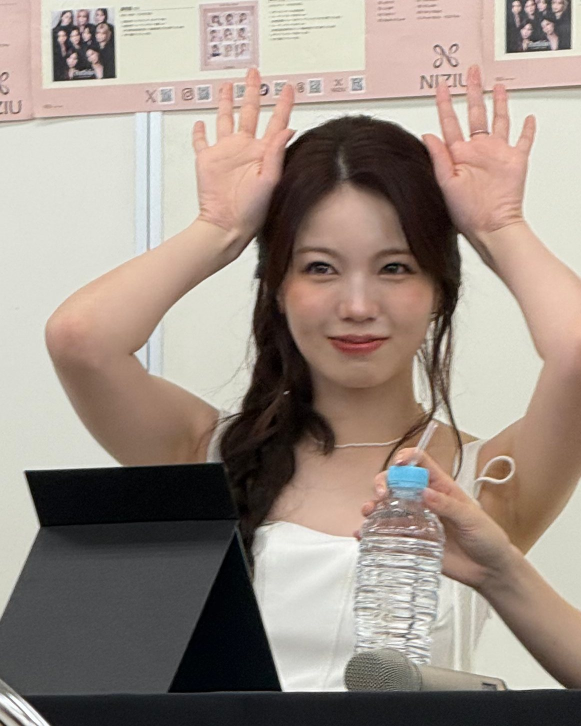
#> input picture photos/ayaka-01.jpg, 1162 x 1452 px (shown at 1/2 size); its folder holds 6 pictures in this run; the run also reads 1 picture not shown here
$ python make_images.py
#> lines starting #> are read from the running program, lines starting #| are printed output that depends on the picture
#!/usr/bin/env python3
"""為相簿照片產生 WebP 版本與分享用的 og.jpg。

用法（在 repo 根目錄執行）：
    python3 scripts/make_images.py            # 處理 photos/ 裡所有 ayaka-*.jpg
    python3 scripts/make_images.py --out DIR  # 把結果輸出到別的資料夾（測試用）

每張 photos/xxx.jpg 會產生：
    photos/xxx-480.webp   寬 480px（手機）
    photos/xxx-800.webp   寬 800px（平板／桌機格子）
    photos/xxx-full.webp  原始尺寸（放大檢視）
另外從 photos/ayaka-07.jpg 裁出 photos/og.jpg（1200×630，分享預覽圖）。

需要 Pillow：pip install Pillow
換照片之後請重新執行一次，網頁才找得到對應的 WebP 檔。
"""
import argparse
import pathlib
import sys

try:
    from PIL import Image, ImageOps
except ImportError:  # pragma: no cover
    sys.exit("需要 Pillow 套件：pip install Pillow")

ROOT = pathlib.Path(__file__).resolve().parent.parent
PHOTOS = ROOT / "photos"
SIZES = (480, 800)
WEBP_QUALITY = 82
OG_SOURCE = "ayaka-07.jpg"
OG_SIZE = (1200, 630)
OG_FOCUS_Y = 0.30   # 裁切時以高度 30% 處（臉的位置）為中心


def show(path: pathlib.Path) -> str:
    """顯示用的相對路徑（輸出到 repo 以外時就印完整路徑）。"""
    try:
        return str(path.relative_to(ROOT))
    except ValueError:
        return str(path)


def make_webp(src: pathlib.Path, out_dir: pathlib.Path) -> None:
    with Image.open(src) as im:
#> im is the input picture: PIL image 1162x1452 RGB; mean R, G, B 155.5, 142.2, 132.7
        im = ImageOps.exif_transpose(im).convert("RGB")
        stem = src.stem
        for width in SIZES:
            target = out_dir / f"{stem}-{width}.webp"
            w = min(width, im.width)                      # 不放大
            h = round(im.height * w / im.width)
            resized = im.resize((w, h), Image.LANCZOS)
            resized.save(target, "WEBP", quality=WEBP_QUALITY, method=6)
            print(f"  {show(target)}  {w}x{h}")
#> this loop made 2 passes
#> pass 1, in make_webp, `resized = im.resize((w, h), Image.LANCZOS)`:
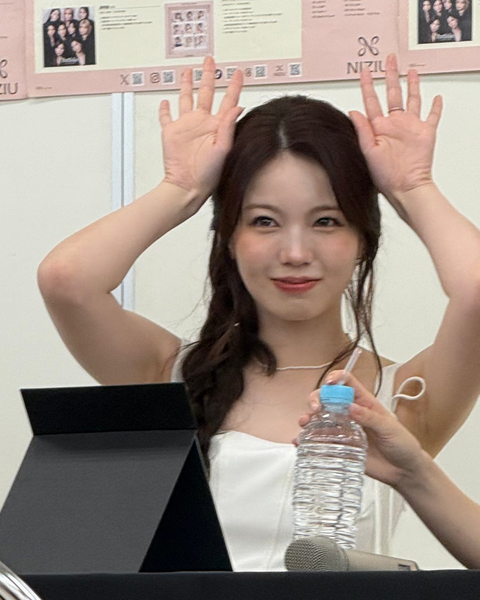
#> resized: PIL image 480x600 RGB; mean R, G, B 155.5, 142.2, 132.7
        full = out_dir / f"{stem}-full.webp"
        im.save(full, "WEBP", quality=WEBP_QUALITY, method=6)
        print(f"  {show(full)}  {im.width}x{im.height}")
#|   photos/ayaka-01-full.webp  1162x1452
#> pass 2 of the loop in main, `for src in sources:`:
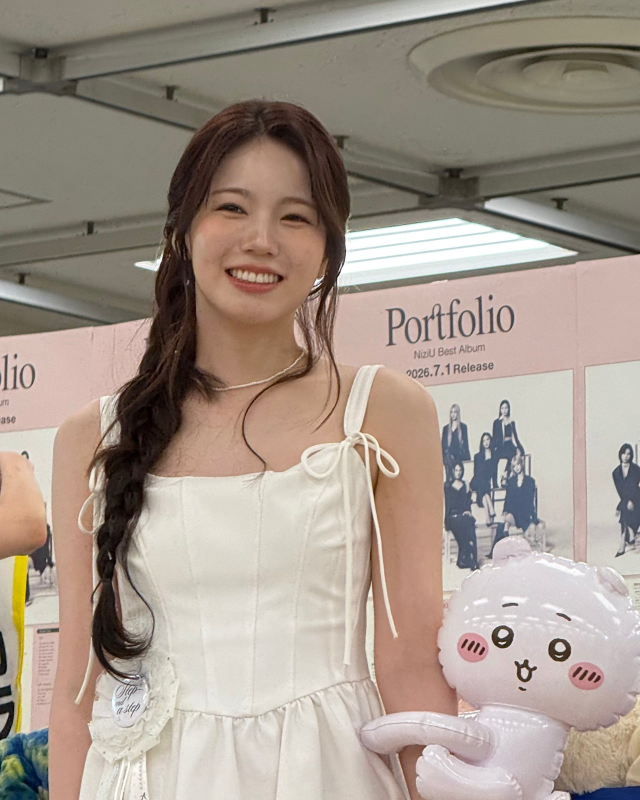
#> input picture photos/ayaka-07.jpg, 1280 x 1600 px (shown at 1/2 size)
#> in make_webp, im is the input picture: PIL image 1280x1600 RGB; mean R, G, B 163.9, 150.6, 139.5
#> the loop in make_webp (call 2), `for width in SIZES:` made 2 passes
#> pass 1, in make_webp (call 2), `resized = im.resize((w, h), Image.LANCZOS)`:
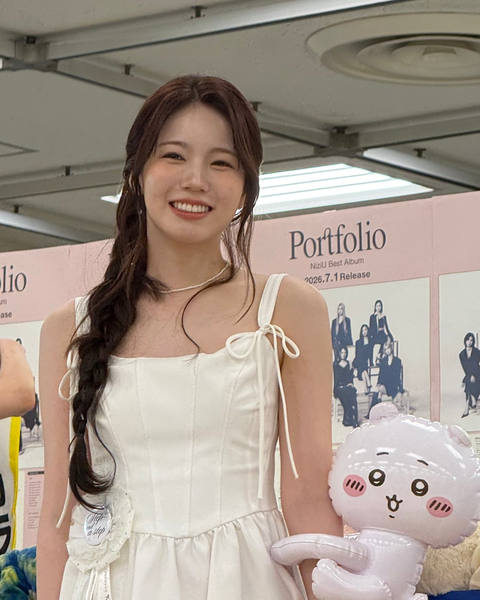
#> resized: PIL image 480x600 RGB; mean R, G, B 163.9, 150.6, 139.5
#|   photos/ayaka-07-full.webp  1280x1600


def make_og(src: pathlib.Path, out_dir: pathlib.Path) -> None:
    with Image.open(src) as im:
        im = ImageOps.exif_transpose(im).convert("RGB")
        target_w, target_h = OG_SIZE
        scale = target_w / im.width
#> scale = 0.938
        crop_h = round(target_h / scale)
#> crop_h = 672
        center = round(im.height * OG_FOCUS_Y)
#> center = 480
        top = max(0, min(im.height - crop_h, center - crop_h // 2))
#> top = 144
        box = (0, top, im.width, top + crop_h)
#> box = (0, 144, 1280, 816)
        og = im.crop(box).resize(OG_SIZE, Image.LANCZOS)
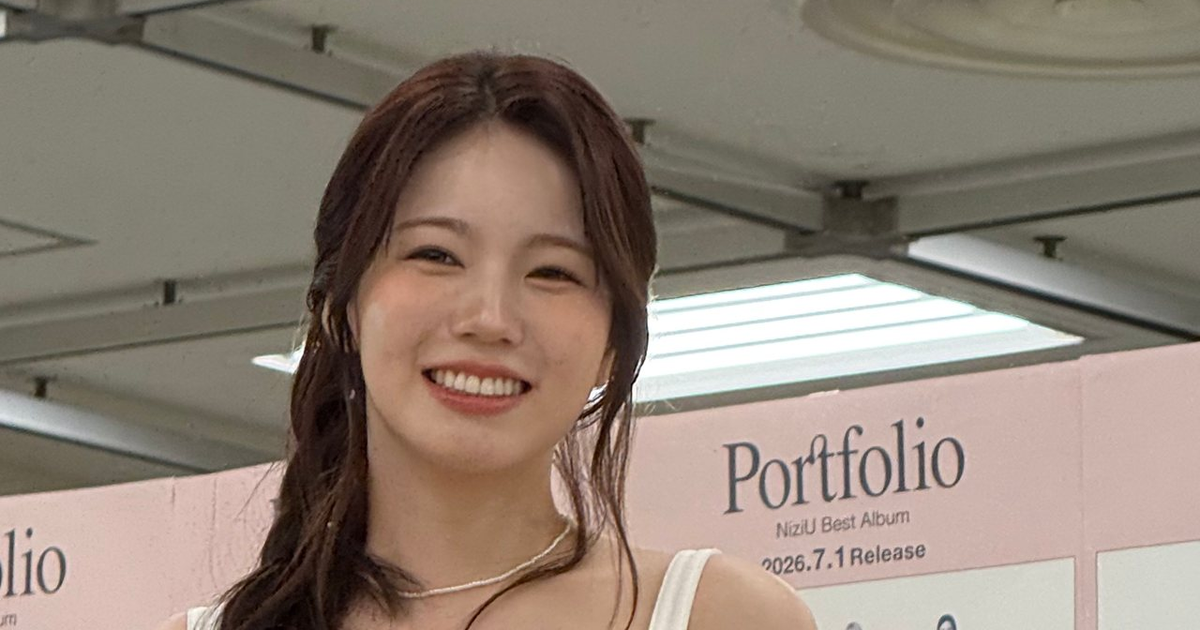
#> og: PIL image 1200x630 RGB; mean R, G, B 143.5, 129.6, 117.8
        out = out_dir / "og.jpg"
        og.save(out, "JPEG", quality=86, optimize=True, progressive=True)
        print(f"  {show(out)}  {target_w}x{target_h} (裁自 {src.name} y={top}..{top + crop_h})")
#|   photos/og.jpg  1200x630 (裁自 ayaka-07.jpg y=144..816)


def main() -> None:
    parser = argparse.ArgumentParser(description=__doc__, formatter_class=argparse.RawDescriptionHelpFormatter)
    parser.add_argument("--out", type=pathlib.Path, default=PHOTOS, help="輸出資料夾（預設 photos/）")
    args = parser.parse_args()
    out_dir = args.out.resolve()
    out_dir.mkdir(parents=True, exist_ok=True)

    sources = sorted(p for p in PHOTOS.glob("*.jpg") if p.name != "og.jpg")
    if not sources:
        sys.exit("photos/ 裡找不到 jpg 檔")
    print("產生 WebP：")
    for src in sources:
        make_webp(src, out_dir)
    og_src = PHOTOS / OG_SOURCE
    if og_src.exists():
        print("產生分享圖：")
        make_og(og_src, out_dir)
    else:
        print(f"（找不到 {OG_SOURCE}，略過 og.jpg）")
    print("完成。")


if __name__ == "__main__":
    main()
